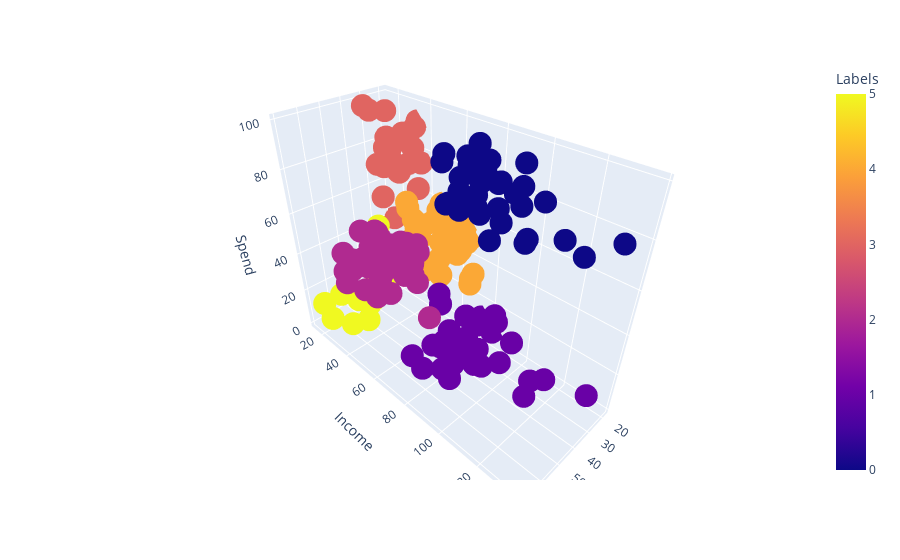

Source (notebook cell):
### Code cell
fig = px.scatter_3d(data_frame=X2, x='Age', y='Income', z='Spend', color='Labels')
fig.show()

### Figure 1 — Plotly figure (JSON) as saved in the notebook; plotly's stock layout.template omitted (floating-point values rounded to 4 significant figures; data arrays with more than 128 entries replaced by an {"elided": "..."} marker saying what was removed)
{"data": [{"hovertemplate": "Age=%{x}<br>Income=%{y}<br>Spend=%{z}<br>Labels=%{marker.color}<extra></extra>", "legendgroup": "", "marker": {"color": {"elided": "200 int values"}, "coloraxis": "coloraxis", "symbol": "circle"}, "mode": "markers", "name": "", "scene": "scene", "showlegend": false, "type": "scatter3d", "x": {"elided": "200 int values"}, "y": {"elided": "200 int values"}, "z": {"elided": "200 int values"}}], "layout": {"coloraxis": {"colorbar": {"title": {"text": "Labels"}}, "colorscale": [[0, "#0d0887"], [0.1111, "#46039f"], [0.2222, "#7201a8"], [0.3333, "#9c179e"], [0.4444, "#bd3786"], [0.5556, "#d8576b"], [0.6667, "#ed7953"], [0.7778, "#fb9f3a"], [0.8889, "#fdca26"], [1, "#f0f921"]]}, "legend": {"tracegroupgap": 0}, "margin": {"t": 60}, "scene": {"domain": {"x": [0, 1], "y": [0, 1]}, "xaxis": {"title": {"text": "Age"}}, "yaxis": {"title": {"text": "Income"}}, "zaxis": {"title": {"text": "Spend"}}}}}
